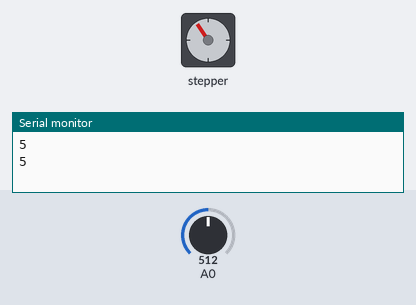
A sketch run on a simulated Arduino Uno, built with avr-gcc and run on an emulated ATmega328P. Shown: stepper motor, the last lines printed to the serial monitor. The inputs (shaded band) are chosen by the test bench; at power-on: A0 = 512. Stepper angles assume 11 steps per turn.

Above: at 1.2 s.
1.3 s: A0 set to 547
2.8 s: A0 set to 576
At 3.8 s:
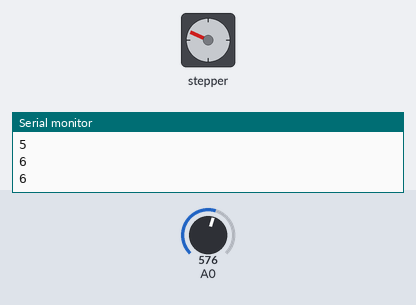
4.3 s: A0 set to 633
5.8 s: A0 set to 670
At 7.0 s:
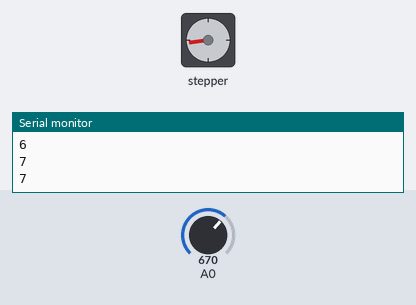
7.3 s: A0 set to 734
8.8 s: A0 set to 753
At 9.5 s:
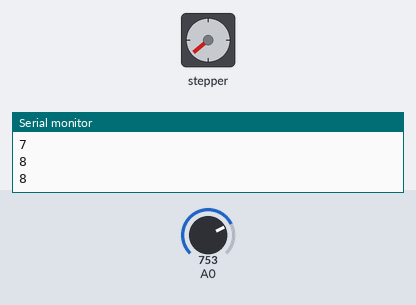
Timing chart, 0 to 11.3 s (numbered marks = the images above; inputs shaded):
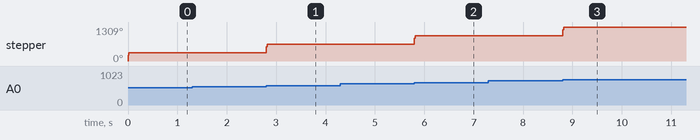

The sketch:

steps.ino
```cpp
#include <Stepper.h>
#define STEPS 11
// Define stepper motor connections and motor interface type. Motor interface type must be set to 1 when using a driver
Stepper stepper(STEPS, 2, 3); // Pin 2 connected to DIRECTION & Pin 3 connected to STEP Pin of Driver
#define motorInterfaceType 1
int Pval = 0;
int potVal = 0;

void setup() {
  // Set the maximum speed in steps per second:
  stepper.setSpeed(2000);
  Serial.begin(9600);
}

void loop() {
  potVal = map(analogRead(A0),0,1024,0,11);
  if (potVal>Pval) {
      stepper.step(10);
      Pval = potVal;
      Serial.println(Pval);
      Serial.println(potVal);
  }else if (potVal<Pval) {
      stepper.step(-10);
      Pval = potVal;
      Serial.println(Pval);
      Serial.println(potVal);
  }else if ((potVal+1) == Pval || (potVal-1) == Pval) {
      stepper.step(0);
      Pval = potVal;
      Serial.println(Pval);
      Serial.println(potVal);
  }

}
```

Measured:
- the behaviour switches between 558 and 559 on A0 (found by bisection; images 0 and 1)
- the behaviour switches between 651 and 652 on A0 (found by bisection; images 1 and 2)
- the behaviour switches between 744 and 745 on A0 (found by bisection; images 2 and 3)
- after the input at 1.3 s, every drawn part: stays the same
- after the input at 2.8 s, stepper: goes 556° 0.02 s, then 654°, starting at once
- after the input at 4.3 s, every drawn part: stays the same
- after the input at 5.8 s, stepper: goes 883° 0.02 s, then 981°, starting at once
- after the input at 7.3 s, every drawn part: stays the same
- after the input at 8.8 s, stepper: goes 1210° 0.02 s, then 1309°, starting at once
